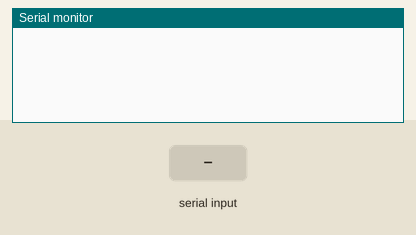
A sketch run on a simulated Arduino Uno, built with avr-gcc and run on an emulated ATmega328P. Parts: the last lines printed to the serial monitor. The inputs (shaded band) are chosen by the test bench.

Above: at 1.2 s.
1.3 s: "on" received over Serial
3.8 s: "go stright" received over Serial
At 5.7 s:
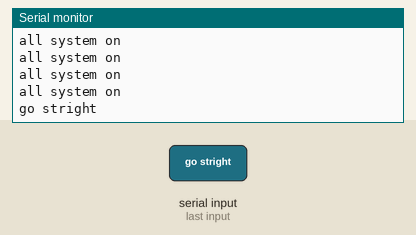
6.3 s: "stop" received over Serial
At 8.3 s:
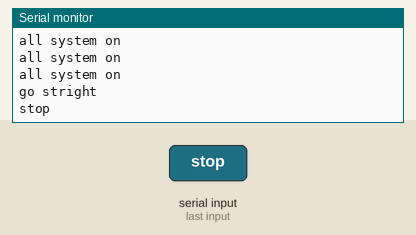
8.8 s: "left" received over Serial
At 10.2 s:
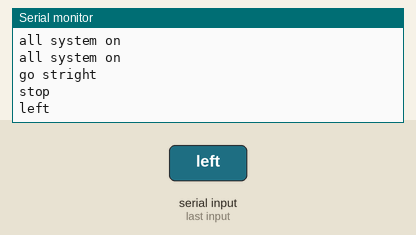
11.3 s: "right" received over Serial
At 13.4 s:
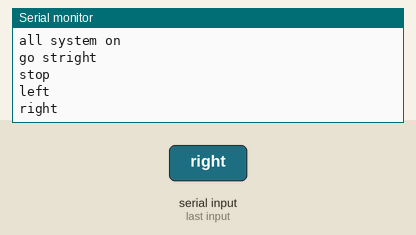

The sketch:

zigbee_robor_reciver.ino
```cpp
String value;
void setup() {
  // put your setup code here, to run once:
Serial.begin(9600);
}

void loop() {
  // put your main code here, to run repeatedly:
if(Serial.available())
{
  value=Serial.readString();
  Serial.println(value);
}
  if(value=="on")
  {
    Serial.println("all system on");

    if(value=="go stright")
    {
      Serial.println(" two wheel will run");
    }
    if(value=="stop")
    {
      Serial.println(" two wheel will stop");
    }
    if(value=="left")
    {
      Serial.println("left wheel is stop");
    Serial.println("right wheel is run");
    }
   if(value=="right")
    {
      Serial.println("right wheel is stop");
    Serial.println("left wheel is run");
  }
}
if(value=="off")
{
  Serial.println(" all system off");
}
}
```

Measured:
- after the input at 3.8 s, the serial monitor: prints a new line after 1.0 s (image 1)
- after the input at 6.3 s, the serial monitor: prints a new line after 1.0 s (image 2)
- after the input at 8.8 s, the serial monitor: prints a new line after 1.0 s (image 3)
- after the input at 11.3 s, the serial monitor: prints a new line after 1.0 s (image 4)
